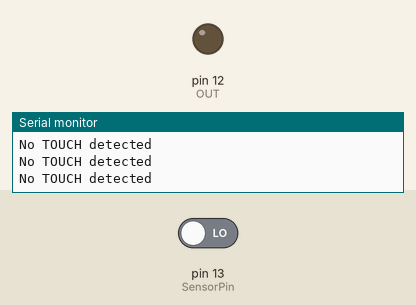
This sketch was run on a simulated Arduino Uno, built with avr-gcc and run on an emulated ATmega328P. Shown: output pins drawn as LEDs (lit = HIGH), the last lines printed to the serial monitor. The test bench sets the inputs (shaded band); at power-on: pin 13 (SensorPin) LOW.

Above: at 1.8 s.
1.9 s: pin 13 (SensorPin) driven HIGH
At 3.2 s:
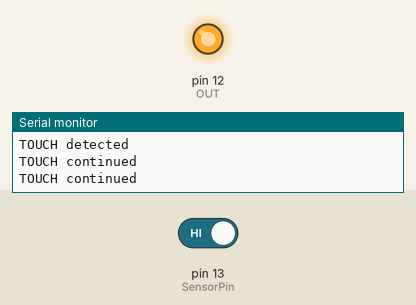
3.5 s: pin 13 (SensorPin) driven LOW
At 4.4 s:
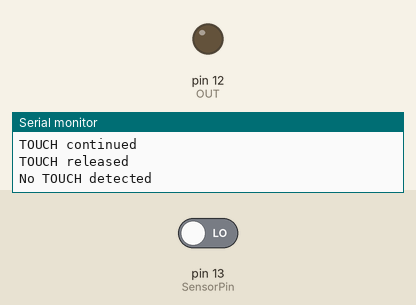
Timing chart, 0 to 6.5 s (numbered marks = the images above; inputs shaded):
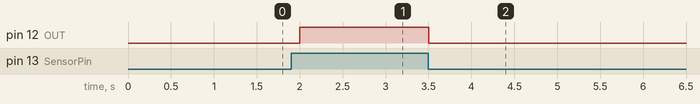

Measured:
- after the input at 1.9 s, pin 12 (OUT): LOW → HIGH after 0.10 s
- after the input at 3.5 s, pin 12 (OUT): HIGH → LOW at once

The sketch:

touch-sensor.ino
```cpp
const int SensorPin=13, OUT = 12;
int state;
int last=LOW;
void setup() {
  // put your setup code here, to run once:
  Serial.begin(9600);
  pinMode(SensorPin,INPUT);
  pinMode(OUT,OUTPUT);

}

void loop() {
  // put your main code here, to run repeatedly:
  state=digitalRead(SensorPin);
  if(last == LOW && state==HIGH)
  {
  Serial.println("TOUCH detected");
  digitalWrite(OUT,HIGH);

  }
  else if(last == HIGH && state==LOW){
  Serial.println("TOUCH released");
  digitalWrite(OUT,LOW);

  }
  else if(last == LOW && state==LOW){
  Serial.println("No TOUCH detected");
  digitalWrite(OUT,LOW);

  }
  else if(last == HIGH && state==HIGH){
  Serial.println("TOUCH continued");
  digitalWrite(OUT,HIGH);

  }
  last = state;
  delay(500);


}
```
